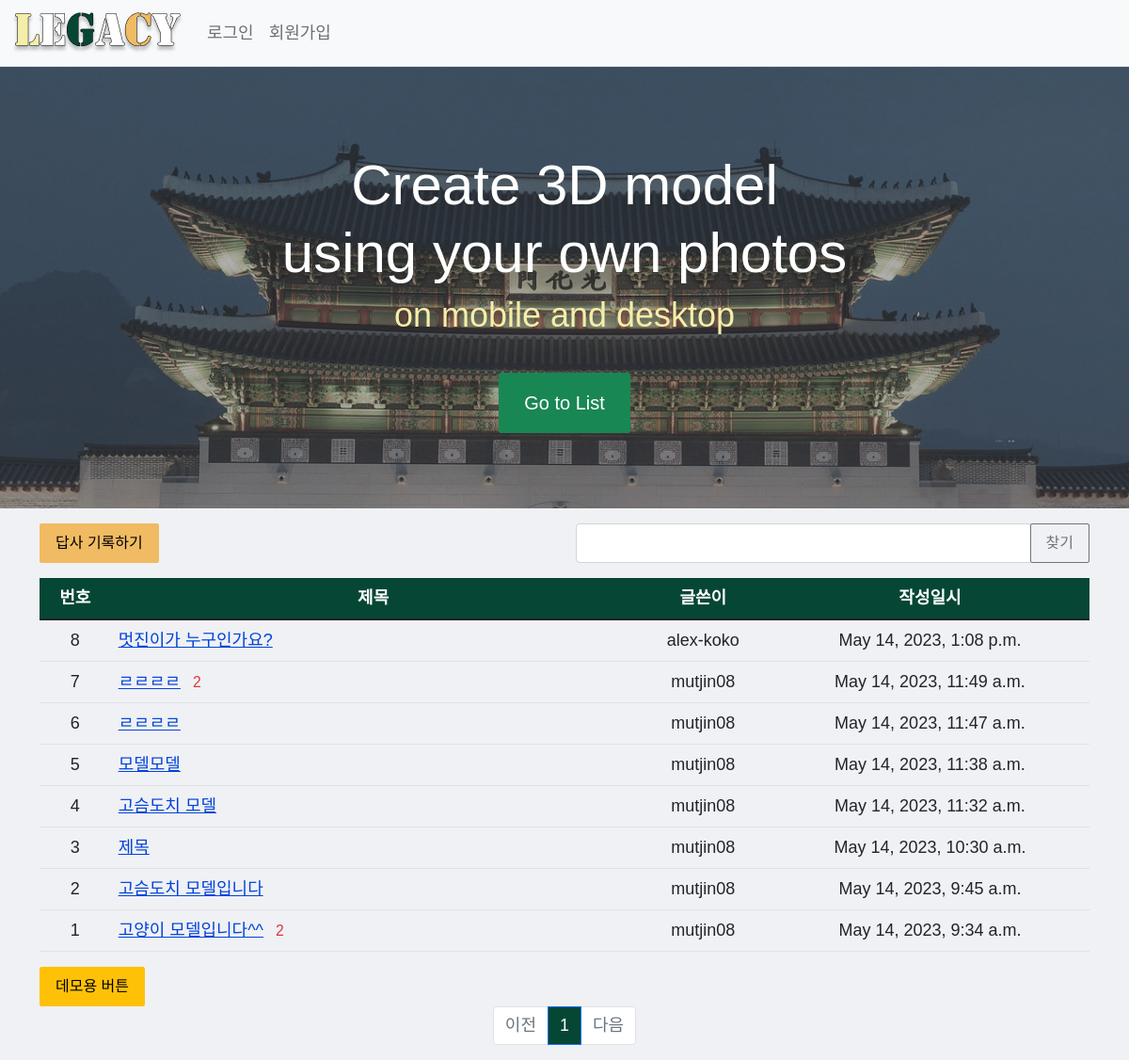
The page /pybo/list/ on the database as committed earlier.
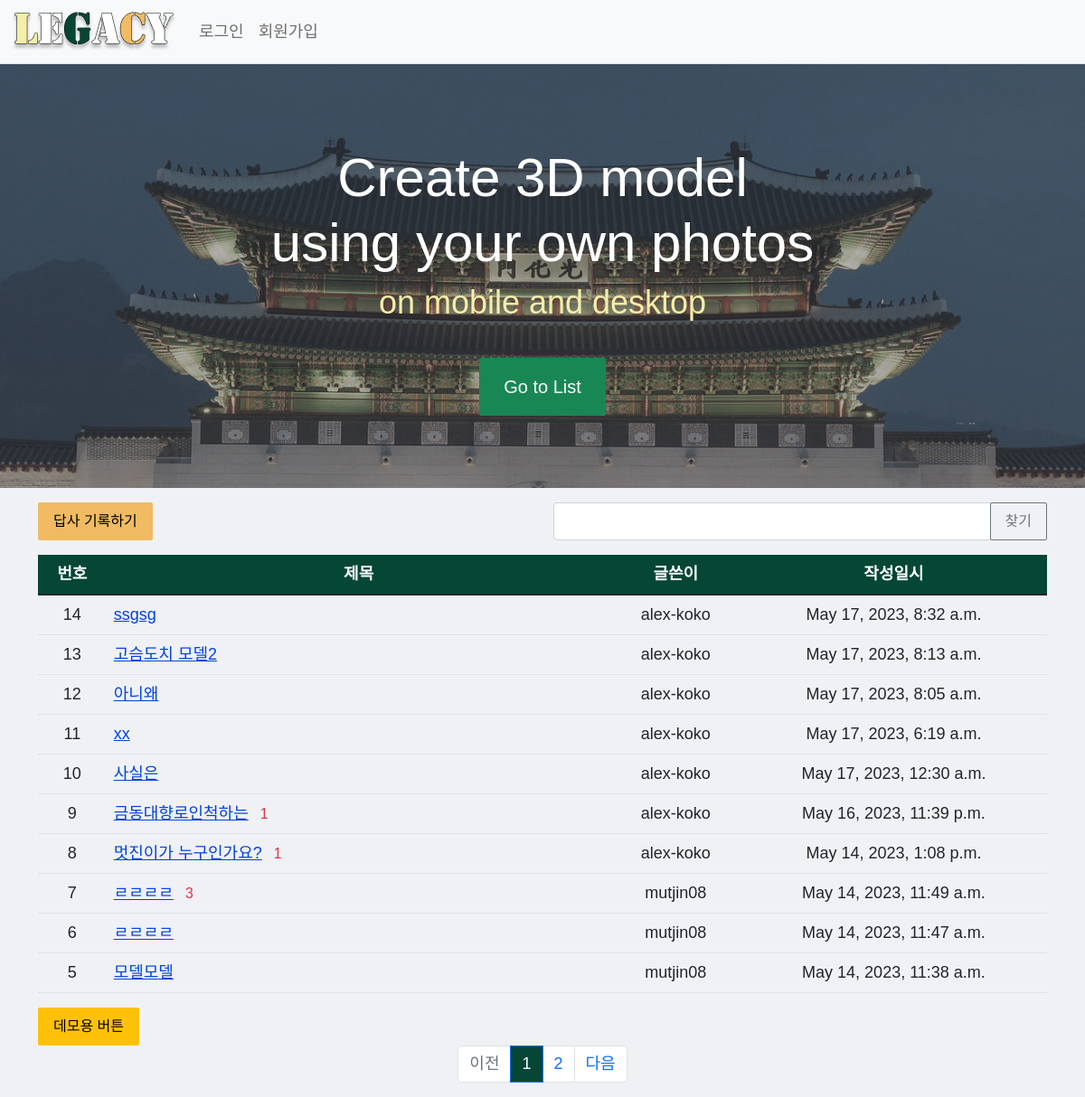
The same page on the database as committed later.
### pybo/models.py (models this page shows, shortened)
class Question(models.Model):
    author = models.ForeignKey(User, on_delete=models.CASCADE, related_name='author_question')
    subject = models.CharField(max_length=200)
    content = models.TextField()
    create_date = models.DateTimeField()
    modify_date = models.DateTimeField(null=True, blank=True)
    voter = models.ManyToManyField(User, related_name='voter_question')
    location = models.CharField(max_length=200, null=True, blank=True)
    audio = models.FileField(upload_to='audio/', null=True, blank=True)
    image = models.FileField(upload_to='image/', null=True, blank=True)
    npz = models.FileField(upload_to='npz/', null=True, blank=True)
    output = models.FileField(upload_to='output/', null=True, blank=True)
    group = models.CharField(max_length=225, null=True, blank=True)

### pybo/views/base_views.py (the view, shortened to what this page needs)
# urls.py: path('list/', base_views.list, name='list'),
def list(request):
    page = request.GET.get('page', '1')  # 페이지
    kw = request.GET.get('kw', '')  # 검색어
    question_list = Question.objects.order_by('-create_date')
    paginator = Paginator(question_list, 10)  # 페이지당 10개씩 보여주기
    page_obj = paginator.get_page(page)
    context = {'question_list': page_obj, 'page': page, 'kw': kw}
    return render(request, 'pybo/question_list.html', context)

### pybo/templatetags/pybo_filter.py (called while the page is built)
@register.filter
def sub(value, arg):
    return value - arg

### templates/pybo/question_list.html (shortened to what this page needs)
{% extends 'base.html' %}
{% load pybo_filter %}
{% block content %}
<div class="container my-3">
    <div class="row my-3">
        <div class="col-6">
            <a href="{% url 'pybo:question_create' %}" class="btn btn-warning" style="background-color:#F0BB62; border-color:#F0BB62">답사 기록하기</a>
        </div>
        <div class="col-6">
            <div class="input-group">
                <input type="text" id="search_kw" class="form-control" value="{{ kw|default_if_none:'' }}">
                <div class="input-group-append">
                    <button class="btn btn-outline-secondary" type="button" id="btn_search">찾기</button>
                </div>
            </div>
        </div>
    </div>
    <table class="table" >
        <thead>
        <tr class="text-center">
            <th style="background-color:#064635; color:white">번호</th>
            <th style="width:50%; background-color:#064635; color:white">제목</th>
            <th style="background-color:#064635; color:white">글쓴이</th>
            <th style="background-color:#064635; color:white">작성일시</th>
        </tr>
        </thead>
        <tbody>
        {% if question_list %}
        {% for question in question_list %}
        <tr class="text-center">
            <td>
                {{ question_list.paginator.count|sub:question_list.start_index|sub:forloop.counter0|add:1 }}
            </td>
            <td class="text-start">
                <a href="{% url 'pybo:detail' question.id %}">{{ question.subject }}</a>
                {% if question.answer_set.count > 0 %}
                <span class="text-danger small mx-2">{{ question.answer_set.count }}</span>
                {% endif %}
            </td>
            <td>{{ question.author.username }}</td>
            <td>{{ question.create_date }}</td>
        </tr>
        {% endfor %}
        {% else %}
        <tr>
            <td colspan="3">질문이 없습니다.</td>
        </tr>
        {% endif %}
        </tbody>
    </table>
    <div class="col-6">
        <a href="{% url 'pybo:question_modelcreate' %}" class="btn btn-warning">데모용 버튼</a>
    </div>
    <ul class="pagination justify-content-center">
        {% if question_list.has_previous %}
        <li class="page-item">
            <a class="page-link" data-page="{{ question_list.previous_page_number }}"
               href="javascript:void(0)">이전</a>
        </li>
        {% else %}
        <li class="page-item disabled">
            <a class="page-link" tabindex="-1" aria-disabled="true"
               href="javascript:void(0)">이전</a>
        </li>
        {% endif %}
        {% for page_number in question_list.paginator.page_range %}
        {% if page_number >= question_list.number|add:-5 and page_number <= question_list.number|add:5 %}
        {% if page_number == question_list.number %}
        <li class="page-item active" aria-current="page">
            <a class="page-link" data-page="{{ page_number }}"
               href="javascript:void(0)"  style="background-color:#064635 ">{{ page_number }}</a>
        </li>
        {% else %}
        <li class="page-item">
            <a class="page-link" data-page="{{ page_number }}"
               href="javascript:void(0)">{{ page_number }}</a>
        </li>
        {% endif %}
        {% endif %}
        {% endfor %}
        {% if question_list.has_next %}
        <li class="page-item">
            <a class="page-link" data-page="{{ question_list.next_page_number }}"
               href="javascript:void(0)">다음</a>
        </li>
        {% else %}
        <li class="page-item disabled">
            <a class="page-link" tabindex="-1" aria-disabled="true"
               href="javascript:void(0)">다음</a>
        </li>
        {% endif %}
    </ul>
</div>
{% endblock %}

Rows that differ between the two databases and show on the page:
no longer on this page (row unchanged): Question: paginator.count|sub "4", subject "고슴도치 모델", author.username "mutjin08", create_date "May 14, 2023, 11:32 a.m."
no longer on this page (row unchanged): Question: paginator.count|sub "3", subject "제목", author.username "mutjin08", create_date "May 14, 2023, 10:30 a.m."
no longer on this page (row unchanged): Question: paginator.count|sub "2", subject "고슴도치 모델입니다", author.username "mutjin08", create_date "May 14, 2023, 9:45 a.m."
no longer on this page (row unchanged): Question: paginator.count|sub "1", subject "고양이 모델입니다^^", answer_set.count "2", author.username "mutjin08", create_date "May 14, 2023, 9:34 a.m."
added Question: paginator.count|sub "14", subject "ssgsg", author.username "alex-koko", create_date "May 17, 2023, 8:32 a.m."
added Question: paginator.count|sub "13", subject "고슴도치 모델2", author.username "alex-koko", create_date "May 17, 2023, 8:13 a.m."
added Question: paginator.count|sub "12", subject "아니왜", author.username "alex-koko", create_date "May 17, 2023, 8:05 a.m."
added Question: paginator.count|sub "11", subject "xx", author.username "alex-koko", create_date "May 17, 2023, 6:19 a.m."
added Question: paginator.count|sub "10", subject "사실은", author.username "alex-koko", create_date "May 17, 2023, 12:30 a.m."
added Question: paginator.count|sub "9", subject "금동대향로인척하는", answer_set.count "1", author.username "alex-koko", create_date "May 16, 2023, 11:39 p.m."
shown differently, row unchanged: Question "멋진이가 누구인가요?": answer_set.count (not shown) → "1"
computed for Question "May 14, 2023, 11:49 a.m.": answer_set.count "2" → "3"
Other text that changed with them:
new list line: "2"
